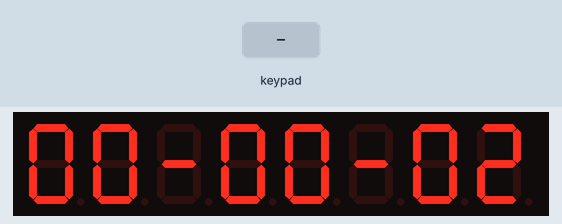
Simulated run of this sketch. Board: Arduino Uno, built with avr-gcc and run on an emulated ATmega328P. Shown: 8-digit seven-segment display. The test bench sets the inputs (shaded band).

Above: at 1.2 s.
1.3 s: key '1' pressed
2.8 s: keypad keys 1 2 pressed 0.4 s apart
At 5.0 s:
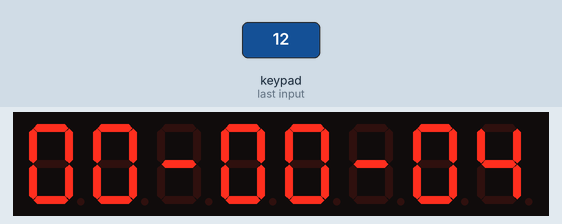
At 5.8 s:
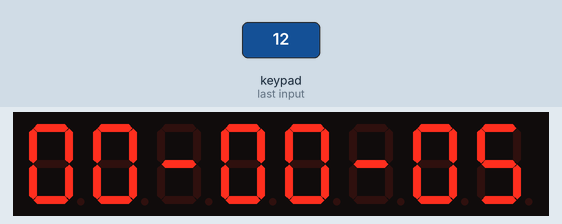
Timing chart, 0 to 7.3 s (numbered marks = the images above; inputs shaded):
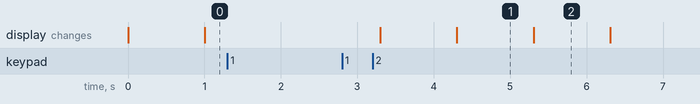

The sketch:

LED-CLOCK.ino
```cpp
#include<TM1638plus.h>

#define STB 4
#define CLK 6
#define DIO 7
int h = 0, m = 0, s = 0;
long tmpMillis = 0;
String converter = String();
String converter1 = String();
String converter2 = String();
TM1638plus tm(STB, CLK, DIO);
char sec[16];
uint8_t mode = 0, modein = 0;

void setup() {
  // put your setup code here, to run once:
}

void loop() {
  // put your main code here, to run repeatedly:
  uint8_t buttons = tm.readButtons();
  if (buttons == 1) {
    mode++;
    delay(500);
  }
  if (mode == 0) {
    long currentMillis = millis();
    if (currentMillis > tmpMillis) {
      tmpMillis = currentMillis + 1000;
      s++;
    }
    Time();
    showTime();
  }
  if (mode == 1) {
    Time();
    showTime();
    if (buttons == 8) {
      modein++;
      delay(400);
    }
    if (modein > 2) {
      modein = 0;
    }
    if (modein == 0) {
      if (buttons == 2) {
        s++;
        delay(500);
      }
      if (buttons == 4) {
        s--;
        delay(500);
      }
    }
        if (modein == 1) {
      if (buttons == 2) {
        m++;
        delay(500);
      }
      if (buttons == 4) {
        m--;
        delay(500);
      }
    }
        if (modein == 2) {
      if (buttons == 2) {
        h++;
        delay(500);
      }
      if (buttons == 4) {
        h--;
        delay(500);
      }
    }
  }
  if (mode > 1) {
    mode = 0;
  }
  tm.displayText(sec);
}
void showTime() {
  if (s < 10 && m < 10 && h < 10) {
    converter = "0" + String(h) + "-" + "0" + String(m) + "-" + "0" + String(s); //000
    converter.toCharArray(sec, 16);
  }
  if (s >= 10 && m < 10 && h < 10) {
    converter = "0" + String(h) + "-" + "0" + String(m) + "-" + String(s);//001
    converter.toCharArray(sec, 16);
  }
  if (s < 10 && m >= 10 && h < 10) {
    converter = "0" + String(h) + "-" + String(m) + "-" + "0" + String(s); //010
    converter.toCharArray(sec, 16);
  }
  if (s >= 10 && m >= 10 && h < 10) {
    converter = "0" + String(h) + "-" + String(m) + "-" + String(s); //011
    converter.toCharArray(sec, 16);
  }
  if (s < 10 && m < 10 && h >= 10) {
    converter = String(h) + "-" + "0" + String(m) + "-" + "0" + String(s); //100
    converter.toCharArray(sec, 16);
  }
  if (s >= 10 && m < 10 && h >= 10) {
    converter = String(h) + "-" + "0" + String(m) + "-" + String(s); //101
    converter.toCharArray(sec, 16);
  }
  if (s < 10 && m >= 10 && h >= 10) {
    converter = String(h) + "-" + String(m) + "-" + "0" + String(s); //110
    converter.toCharArray(sec, 16);
  }
  if (s >= 10 && m >= 10 && h >= 10) {
    converter = String(h) + "-" + String(m) + "-" + String(s); //111
    converter.toCharArray(sec, 16);
  }
}
void Time() {
  if (s > 59) {
    s = 0;
    m++;
  }
  if (m > 59) {
    m = 0;
    h++;
  }
  if (h > 23) {
    h = 0;
  }
}
```

Measured:
- after the input at 1.3 s, every drawn part: stays the same
- after the input at 2.8 s, the display: first changes after 0.50 s (image 1 shows a later state)
- what the display in image 1 shows lasts 1.0 s, from 4.3 s to 5.3 s
